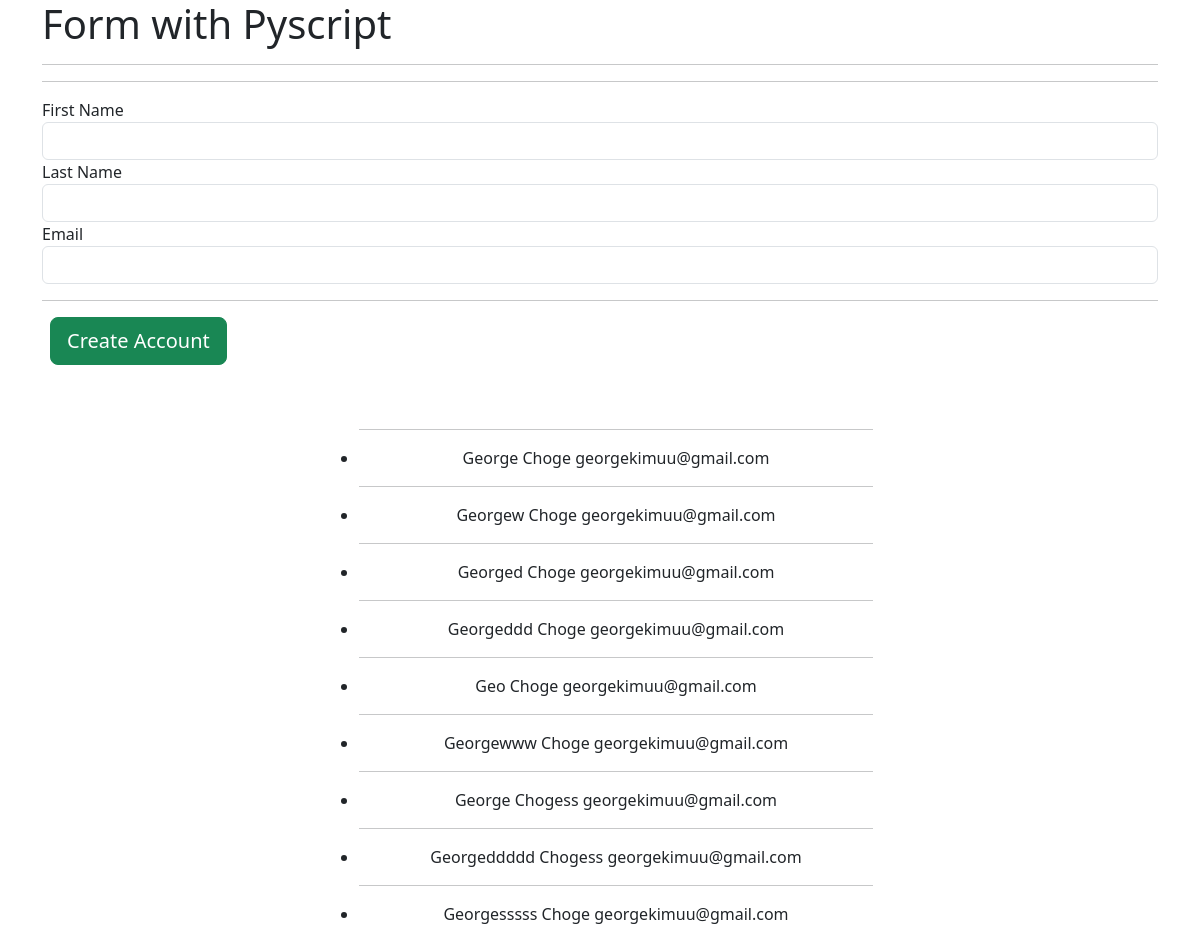
The page / on the database its author committed.
### forms/models.py (models this page shows, shortened)
class Details(models.Model):
    first_name = models.CharField(max_length=100,null=False,blank=False)
    last_name = models.CharField(max_length=100,null=False,blank=False)
    email = models.EmailField(max_length=100,null=False,blank=False)

### forms/views.py (the view, shortened to what this page needs)
# urls.py: path('', views.forms, name=''),
def forms(request):
    details = Details.objects.all()
    context = {'details': details}
    return render(request, 'forms.html', context)

### forms/templates/forms.html (shortened to what this page needs)
{% extends 'base.html' %}
{% block content %}
    <div class="container">
        <h1>Form with Pyscript</h1>
        <hr>
        <hr>
        <form action="">
            <div class="col-md-12">
                <div class="col-md-12">
                    <label for="">First Name</label>
                    <input type="text" id="first_name" class="form-control">
                </div>
                <div class="col-md-12">
                    <label for="">Last Name</label>
                    <input type="text" id="last_name" class="form-control">
                </div>
                <div class="col-md-12">
                    <label for="">Email</label>
                    <input type="text" id="email" class="form-control">
                </div>
                <hr>
                <div class="col-md-12">
                    <button type="button" class="btn btn-success btn-block btn-lg ms-2" id="creat_account">Create Account</button>
                </div>
            </div>
            <div class="row mt-5 text-center justify-content-center">
                <div class="col-6">
                    <ul id="details">
                        {% for data in details %}
                            <hr>
                            <li>{{ data.first_name }}  {{ data.last_name }}  {{ data.email }}</li>
                        {% endfor %}
                    </ul>
                </div>
            </div>
        </form>
    </div>
{% endblock content %}

### templates/base.html (shortened to what this page needs)
{% load static %}
<!doctype html>
<html lang="en">
<head>
    <link href="https://cdn.jsdelivr.net/npm/bootstrap@5.3.0-alpha1/dist/css/bootstrap.min.css" rel="stylesheet"
>
    <link rel="stylesheet" href="https://pyscript.net/latest/pyscript.css"/>
</head>
<body>
{% block content %}
{% endblock content %}
</body>
</html>

### rows shown on the page
Details: first_name "George", last_name "Choge", email "georgekimuu@gmail.com"
Details: first_name "Georgew", last_name "Choge", email "georgekimuu@gmail.com"
Details: first_name "Georged", last_name "Choge", email "georgekimuu@gmail.com"
Details: first_name "Georgeddd", last_name "Choge", email "georgekimuu@gmail.com"
Details: first_name "Geo", last_name "Choge", email "georgekimuu@gmail.com"
Details: first_name "Georgewww", last_name "Choge", email "georgekimuu@gmail.com"
Details: first_name "George", last_name "Chogess", email "georgekimuu@gmail.com"
Details: first_name "Georgeddddd", last_name "Chogess", email "georgekimuu@gmail.com"
Details: first_name "Georgesssss", last_name "Choge", email "georgekimuu@gmail.com"
